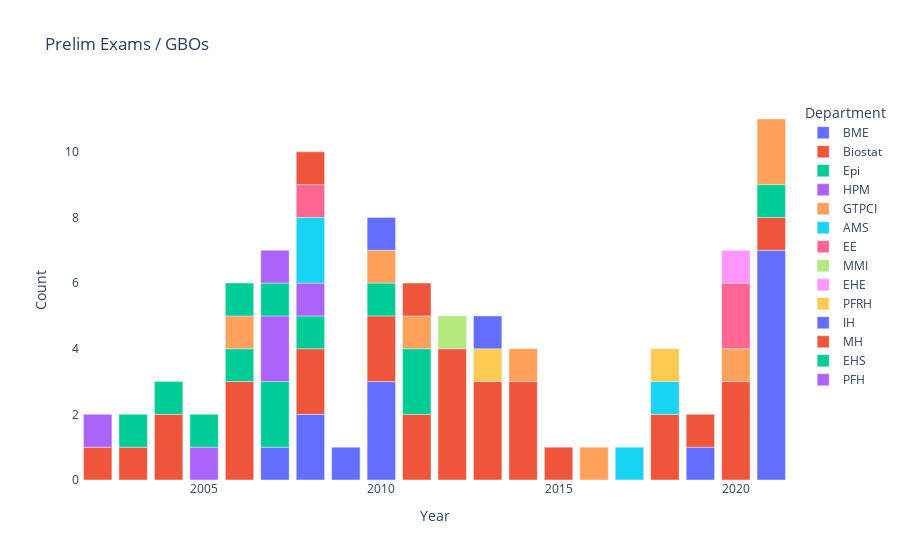

The notebook cell this image was saved under:
### Markdown cell above
### Student exam participation

### Code cell
exams = pd.read_csv("exams.csv")
exams['Exam'] = exams['Exam'].str.strip()
exams['Department'] = exams['Department'].str.strip()
exams = exams[ ['Year', 'Department', 'Exam'] ].value_counts().reset_index()
exams = exams.rename(columns = {0 : 'Count'})

fig = px.bar(exams[ exams['Exam'] == "prelim"], x = "Year", y = "Count", color = "Department", title = "Prelim Exams / GBOs")

fig = fig.update_layout({
    'plot_bgcolor' : 'rgba(0, 0, 0, 0)',
    'paper_bgcolor' : 'rgba(0, 0, 0, 0)'})


## Static image
#Image(fig.to_image(format="png", width=600, height=300, scale=2))
## Interactive
fig.show()

### Figure 1 — Plotly figure (JSON) as saved in the notebook; plotly's stock layout.template omitted (floating-point values rounded to 4 significant figures)
{"data": [{"alignmentgroup": "True", "hovertemplate": "Department=BME<br>Year=%{x}<br>Count=%{y}<extra></extra>", "legendgroup": "BME", "marker": {"color": "#636efa", "pattern": {"shape": ""}}, "name": "BME", "offsetgroup": "BME", "orientation": "v", "showlegend": true, "textposition": "auto", "type": "bar", "x": [2021, 2010, 2008, 2019, 2007, 2009], "xaxis": "x", "y": [7, 3, 2, 1, 1, 1], "yaxis": "y"}, {"alignmentgroup": "True", "hovertemplate": "Department=Biostat<br>Year=%{x}<br>Count=%{y}<extra></extra>", "legendgroup": "Biostat", "marker": {"color": "#EF553B", "pattern": {"shape": ""}}, "name": "Biostat", "offsetgroup": "Biostat", "orientation": "v", "showlegend": true, "textposition": "auto", "type": "bar", "x": [2012, 2006, 2014, 2020, 2013, 2010, 2008, 2011, 2018, 2004, 2021, 2019, 2015, 2002, 2003], "xaxis": "x", "y": [4, 3, 3, 3, 3, 2, 2, 2, 2, 2, 1, 1, 1, 1, 1], "yaxis": "y"}, {"alignmentgroup": "True", "hovertemplate": "Department=Epi<br>Year=%{x}<br>Count=%{y}<extra></extra>", "legendgroup": "Epi", "marker": {"color": "#00cc96", "pattern": {"shape": ""}}, "name": "Epi", "offsetgroup": "Epi", "orientation": "v", "showlegend": true, "textposition": "auto", "type": "bar", "x": [2007, 2011, 2021, 2006, 2003, 2010, 2008], "xaxis": "x", "y": [2, 2, 1, 1, 1, 1, 1], "yaxis": "y"}, {"alignmentgroup": "True", "hovertemplate": "Department=HPM<br>Year=%{x}<br>Count=%{y}<extra></extra>", "legendgroup": "HPM", "marker": {"color": "#ab63fa", "pattern": {"shape": ""}}, "name": "HPM", "offsetgroup": "HPM", "orientation": "v", "showlegend": true, "textposition": "auto", "type": "bar", "x": [2007, 2005, 2008], "xaxis": "x", "y": [2, 1, 1], "yaxis": "y"}, {"alignmentgroup": "True", "hovertemplate": "Department=GTPCI<br>Year=%{x}<br>Count=%{y}<extra></extra>", "legendgroup": "GTPCI", "marker": {"color": "#FFA15A", "pattern": {"shape": ""}}, "name": "GTPCI", "offsetgroup": "GTPCI", "orientation": "v", "showlegend": true, "textposition": "auto", "type": "bar", "x": [2021, 2020, 2016, 2014, 2006, 2011, 2010], "xaxis": "x", "y": [2, 1, 1, 1, 1, 1, 1], "yaxis": "y"}, {"alignmentgroup": "True", "hovertemplate": "Department=AMS<br>Year=%{x}<br>Count=%{y}<extra></extra>", "legendgroup": "AMS", "marker": {"color": "#19d3f3", "pattern": {"shape": ""}}, "name": "AMS", "offsetgroup": "AMS", "orientation": "v", "showlegend": true, "textposition": "auto", "type": "bar", "x": [2008, 2018, 2017], "xaxis": "x", "y": [2, 1, 1], "yaxis": "y"}, {"alignmentgroup": "True", "hovertemplate": "Department=EE<br>Year=%{x}<br>Count=%{y}<extra></extra>", "legendgroup": "EE", "marker": {"color": "#FF6692", "pattern": {"shape": ""}}, "name": "EE", "offsetgroup": "EE", "orientation": "v", "showlegend": true, "textposition": "auto", "type": "bar", "x": [2020, 2008], "xaxis": "x", "y": [2, 1], "yaxis": "y"}, {"alignmentgroup": "True", "hovertemplate": "Department=MMI<br>Year=%{x}<br>Count=%{y}<extra></extra>", "legendgroup": "MMI", "marker": {"color": "#B6E880", "pattern": {"shape": ""}}, "name": "MMI", "offsetgroup": "MMI", "orientation": "v", "showlegend": true, "textposition": "auto", "type": "bar", "x": [2012], "xaxis": "x", "y": [1], "yaxis": "y"}, {"alignmentgroup": "True", "hovertemplate": "Department=EHE<br>Year=%{x}<br>Count=%{y}<extra></extra>", "legendgroup": "EHE", "marker": {"color": "#FF97FF", "pattern": {"shape": ""}}, "name": "EHE", "offsetgroup": "EHE", "orientation": "v", "showlegend": true, "textposition": "auto", "type": "bar", "x": [2020], "xaxis": "x", "y": [1], "yaxis": "y"}, {"alignmentgroup": "True", "hovertemplate": "Department=PFRH<br>Year=%{x}<br>Count=%{y}<extra></extra>", "legendgroup": "PFRH", "marker": {"color": "#FECB52", "pattern": {"shape": ""}}, "name": "PFRH", "offsetgroup": "PFRH", "orientation": "v", "showlegend": true, "textposition": "auto", "type": "bar", "x": [2018, 2013], "xaxis": "x", "y": [1, 1], "yaxis": "y"}, {"alignmentgroup": "True", "hovertemplate": "Department=IH<br>Year=%{x}<br>Count=%{y}<extra></extra>", "legendgroup": "IH", "marker": {"color": "#636efa", "pattern": {"shape": ""}}, "name": "IH", "offsetgroup": "IH", "orientation": "v", "showlegend": true, "textposition": "auto", "type": "bar", "x": [2013, 2010], "xaxis": "x", "y": [1, 1], "yaxis": "y"}, {"alignmentgroup": "True", "hovertemplate": "Department=MH<br>Year=%{x}<br>Count=%{y}<extra></extra>", "legendgroup": "MH", "marker": {"color": "#EF553B", "pattern": {"shape": ""}}, "name": "MH", "offsetgroup": "MH", "orientation": "v", "showlegend": true, "textposition": "auto", "type": "bar", "x": [2011, 2008], "xaxis": "x", "y": [1, 1], "yaxis": "y"}, {"alignmentgroup": "True", "hovertemplate": "Department=EHS<br>Year=%{x}<br>Count=%{y}<extra></extra>", "legendgroup": "EHS", "marker": {"color": "#00cc96", "pattern": {"shape": ""}}, "name": "EHS", "offsetgroup": "EHS", "orientation": "v", "showlegend": true, "textposition": "auto", "type": "bar", "x": [2006, 2007, 2005, 2004], "xaxis": "x", "y": [1, 1, 1, 1], "yaxis": "y"}, {"alignmentgroup": "True", "hovertemplate": "Department=PFH<br>Year=%{x}<br>Count=%{y}<extra></extra>", "legendgroup": "PFH", "marker": {"color": "#ab63fa", "pattern": {"shape": ""}}, "name": "PFH", "offsetgroup": "PFH", "orientation": "v", "showlegend": true, "textposition": "auto", "type": "bar", "x": [2002, 2007], "xaxis": "x", "y": [1, 1], "yaxis": "y"}], "layout": {"autosize": true, "barmode": "relative", "legend": {"title": {"text": "Department"}, "tracegroupgap": 0}, "paper_bgcolor": "rgba(0, 0, 0, 0)", "plot_bgcolor": "rgba(0, 0, 0, 0)", "title": {"text": "Prelim Exams / GBOs"}, "xaxis": {"anchor": "y", "autorange": true, "domain": [0, 1], "range": [2002.0, 2022.0], "title": {"text": "Year"}, "type": "linear"}, "yaxis": {"anchor": "x", "autorange": true, "domain": [0, 1], "range": [0, 11.58], "title": {"text": "Count"}, "type": "linear"}}}
